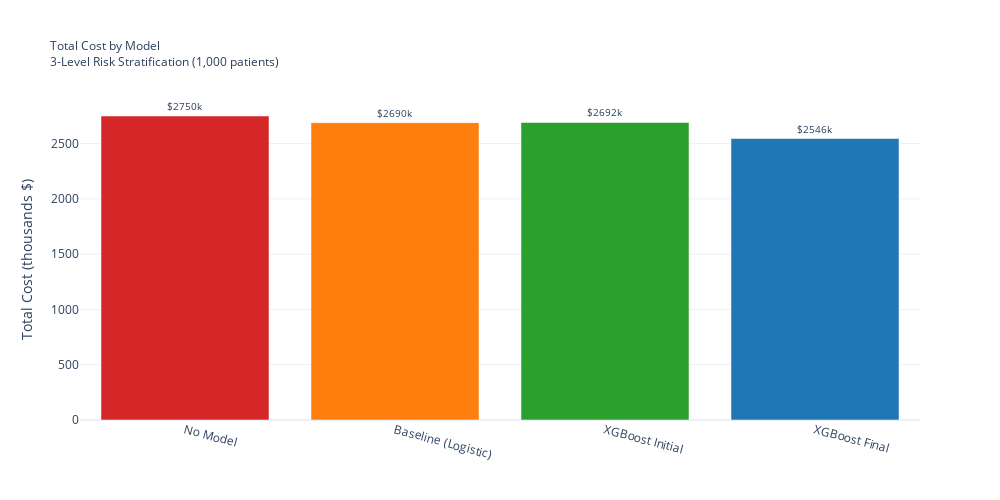
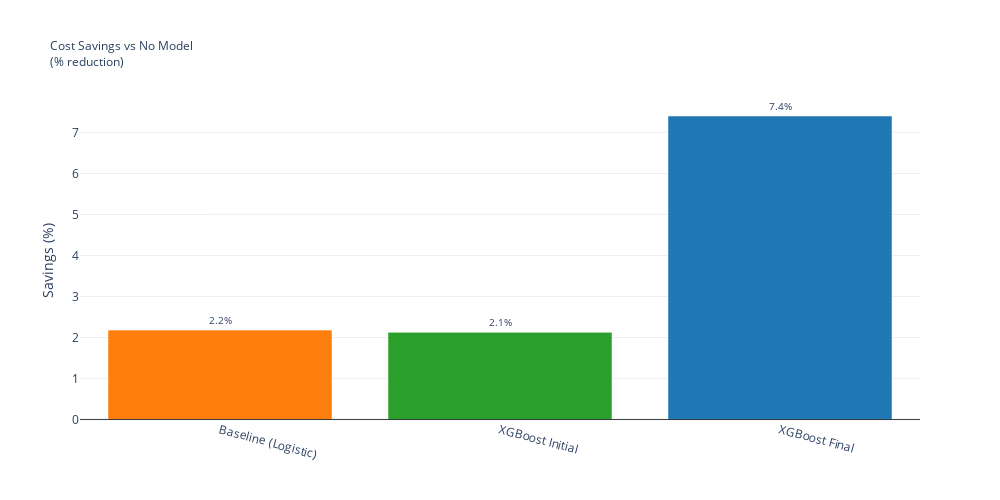

The code cell stored with these charts, in order, in its notebook:
### Markdown cell above
## 6. ROI comparing to baseline model, xgboost first model or no model

### Code cell
# Cost parameters (in USD) - 3-level stratification
COST_NO_INTERVENTION = 0  # Low risk: no intervention
COST_LIGHT_MONITORING = 500  # Medium risk: phone follow-up
COST_INTENSIVE_MONITORING = 1500  # High risk: intensive case management

# Readmission costs based on intervention level
COST_SURPRISE_READMISSION = 22000 # No intervention
COST_PARTIAL_CONTROLLED_READMISSION = 16500  # Light monitoring
COST_CONTROLLED_READMISSION = 13500  # Intensive monitoring

# Select random sample of 1000 patients
np.random.seed(42)
sample_indices = np.random.choice(len(X_test), size=1000, replace=False)
X_sample = X_test.iloc[sample_indices]
y_sample = y_test.iloc[sample_indices]

print(f"Sample size: {len(y_sample)}")
print(f"Actual readmissions in sample: {y_sample.sum()} ({y_sample.mean()*100:.1f}%)\n")

# Function to calculate total cost with 3-level stratification
def calculate_total_cost_stratified(y_true, probabilities):
    """
    Calculate total cost based on 3-level risk stratification.
    
    Strategy based on predicted risk:
    - Low Risk (< 5%): No intervention ($0)
      * If readmitted: Surprise readmission ($22,000)
    - Medium Risk (10-25%): Light monitoring ($500)
      * If readmitted: Partially controlled ($16,500)
    - High Risk (> 25%): Intensive monitoring ($1,500)
      * If readmitted: Controlled readmission ($13,500)
    """
    risk_categories = stratify_risk(probabilities)
    total_cost = 0
    
    for true_val, risk_cat in zip(y_true, risk_categories):
        if risk_cat == 0:  # Low risk
            total_cost += COST_NO_INTERVENTION
            if true_val == 1:
                total_cost += COST_SURPRISE_READMISSION
        elif risk_cat == 1:  # Medium risk
            total_cost += COST_LIGHT_MONITORING
            if true_val == 1:
                total_cost += COST_PARTIAL_CONTROLLED_READMISSION
        else:  # High risk
            total_cost += COST_INTENSIVE_MONITORING
            if true_val == 1:
                total_cost += COST_CONTROLLED_READMISSION
    
    return total_cost

# Scenario 1: No model (treat everyone as low-risk)
proba_no_model = np.zeros(len(y_sample))  # All probabilities = 0
cost_no_model = calculate_total_cost_stratified(y_sample, proba_no_model)

# Scenario 2: Baseline logistic regression
with open('ml_models/logistic_regression_baseline.pkl', 'rb') as f:
    model_baseline = pickle.load(f)
proba_baseline = model_baseline.predict_proba(X_sample)[:, 1]
cost_baseline = calculate_total_cost_stratified(y_sample, proba_baseline)

# Scenario 3: XGBoost initial
with open('ml_models/xgboost_optimized.pkl', 'rb') as f:
    model_xgb_initial = pickle.load(f)
proba_xgb_initial = model_xgb_initial.predict_proba(X_sample)[:, 1]
cost_xgb_initial = calculate_total_cost_stratified(y_sample, proba_xgb_initial)

# Scenario 4: XGBoost final (already loaded as 'model')
proba_final = model.predict_proba(X_sample)[:, 1]
cost_final = calculate_total_cost_stratified(y_sample, proba_final)

# Calculate savings vs no model
savings_baseline = ((cost_no_model - cost_baseline) / cost_no_model) * 100
savings_xgb_initial = ((cost_no_model - cost_xgb_initial) / cost_no_model) * 100
savings_final = ((cost_no_model - cost_final) / cost_no_model) * 100

# Display results
results_df = pd.DataFrame({
    'Model': ['No Model', 'Baseline (Logistic)', 'XGBoost Initial', 'XGBoost Final'],
    'Total Cost ($)': [cost_no_model, cost_baseline, cost_xgb_initial, cost_final],
    'Savings vs No Model (%)': [0, savings_baseline, savings_xgb_initial, savings_final]
})

print("\n" + "="*80)
print("ROI ANALYSIS - 3-Level Risk Stratification (1,000 patients)")
print("="*80)
print("\nCost Structure:")
print(f"  • Low Risk: ${COST_NO_INTERVENTION:,} intervention | ${COST_SURPRISE_READMISSION:,} if readmitted")
print(f"  • Medium Risk: ${COST_LIGHT_MONITORING:,} intervention | ${COST_PARTIAL_CONTROLLED_READMISSION:,} if readmitted")
print(f"  • High Risk: ${COST_INTENSIVE_MONITORING:,} intervention | ${COST_CONTROLLED_READMISSION:,} if readmitted")
print("\n" + results_df.to_string(index=False))
print("="*80)

colors = ['#d62728', '#ff7f0e', '#2ca02c', '#1f77b4']

# Bar chart - Total costs
fig1 = go.Figure(data=[
    go.Bar(
        x=results_df['Model'],
        y=results_df['Total Cost ($)'] / 1000,
        marker=dict(color=colors),
        text=[f'${val:.0f}k' for val in results_df['Total Cost ($)'] / 1000],
        textposition='outside',
        textfont=dict(size=10),
    )
])

fig1.update_layout(
    title=dict(
        text='Total Cost by Model<br>3-Level Risk Stratification (1,000 patients)',
        font=dict(size=12)
    ),
    yaxis_title='Total Cost (thousands $)',
    height=500,
    width=1000,
    template='plotly_white',
    showlegend=False
)

fig1.update_xaxes(tickangle=15)
fig1.show()

# Bar chart - Savings percentage
fig2 = go.Figure(data=[
    go.Bar(
        x=results_df['Model'][1:],
        y=results_df['Savings vs No Model (%)'][1:],
        marker=dict(color=colors[1:]),
        text=[f'{val:.1f}%' for val in results_df['Savings vs No Model (%)'][1:]],
        textposition='outside',
        textfont=dict(size=10),
    )
])

fig2.update_layout(
    title=dict(
        text='Cost Savings vs No Model<br>(% reduction)',
        font=dict(size=12)
    ),
    yaxis_title='Savings (%)',
    height=500,
    width=1000,
    template='plotly_white',
    showlegend=False
)

fig2.update_xaxes(tickangle=15)
fig2.add_hline(y=0, line=dict(color='black', width=0.8))
fig2.show()

# Summary
print(f"\n📊 KEY FINDINGS:")
print(f"   • Best model: {results_df.loc[results_df['Total Cost ($)'].idxmin(), 'Model']}")
print(f"   • Maximum savings: {results_df['Savings vs No Model (%)'].max():.1f}%")
print(f"   • Cost reduction: ${(cost_no_model - cost_final):,.0f}")

### Figure 1 — Plotly figure (JSON) as saved in the notebook; plotly's stock layout.template omitted (floating-point values rounded to 4 significant figures)
{"data": [{"marker": {"color": ["#d62728", "#ff7f0e", "#2ca02c", "#1f77b4"]}, "text": ["$2750k", "$2690k", "$2692k", "$2546k"], "textfont": {"size": 10}, "textposition": "outside", "x": ["No Model", "Baseline (Logistic)", "XGBoost Initial", "XGBoost Final"], "y": [2750.0, 2690.0, 2692.0, 2546.0], "type": "bar"}], "layout": {"title": {"font": {"size": 12}, "text": "Total Cost by Model<br>3-Level Risk Stratification (1,000 patients)"}, "yaxis": {"title": {"text": "Total Cost (thousands $)"}}, "height": 500, "width": 1000, "showlegend": false, "xaxis": {"tickangle": 15}}}

### Figure 2 — Plotly figure (JSON) as saved in the notebook; plotly's stock layout.template omitted (floating-point values rounded to 4 significant figures)
{"data": [{"marker": {"color": ["#ff7f0e", "#2ca02c", "#1f77b4"]}, "text": ["2.2%", "2.1%", "7.4%"], "textfont": {"size": 10}, "textposition": "outside", "x": ["Baseline (Logistic)", "XGBoost Initial", "XGBoost Final"], "y": [2.182, 2.127, 7.4], "type": "bar"}], "layout": {"title": {"font": {"size": 12}, "text": "Cost Savings vs No Model<br>(% reduction)"}, "yaxis": {"title": {"text": "Savings (%)"}}, "height": 500, "width": 1000, "showlegend": false, "xaxis": {"tickangle": 15}, "shapes": [{"line": {"color": "black", "width": 0.8}, "type": "line", "x0": 0, "x1": 1, "xref": "x domain", "y0": 0, "y1": 0, "yref": "y"}]}}
